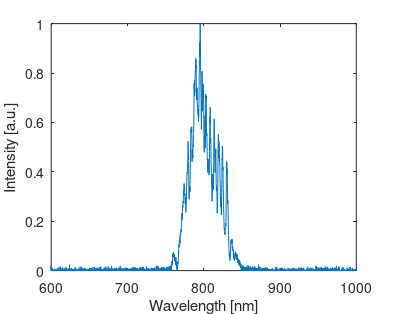
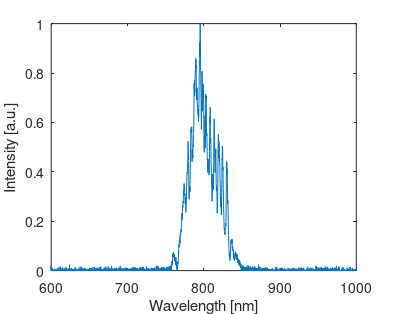

Write MATLAB code to recreate these figures, in order.
clear all
addpath(genpath('O:\Ludwig\Matlab'))
spec = load('before_fiber.txt');
norm_spec(:,1)=spec(:,1);
norm_spec(:,2)=spec(:,2)./max(spec(:,2));

plot(norm_spec(:,1),norm_spec(:,2))


xlim([600,1000])
ylim([0,1])

xlabel('Wavelength [nm]')
ylabel('Intensity [a.u.]')

box on

set(gcf, 'PaperUnits', 'centimeters');
set(gcf, 'PaperPosition', [0 0 10 8]); 

filename_png = 'spectrum.png';
filename_eps = 'spectrum.eps';

print(filename_png, '-dpng', '-r600');
print(filename_eps,'-depsc')